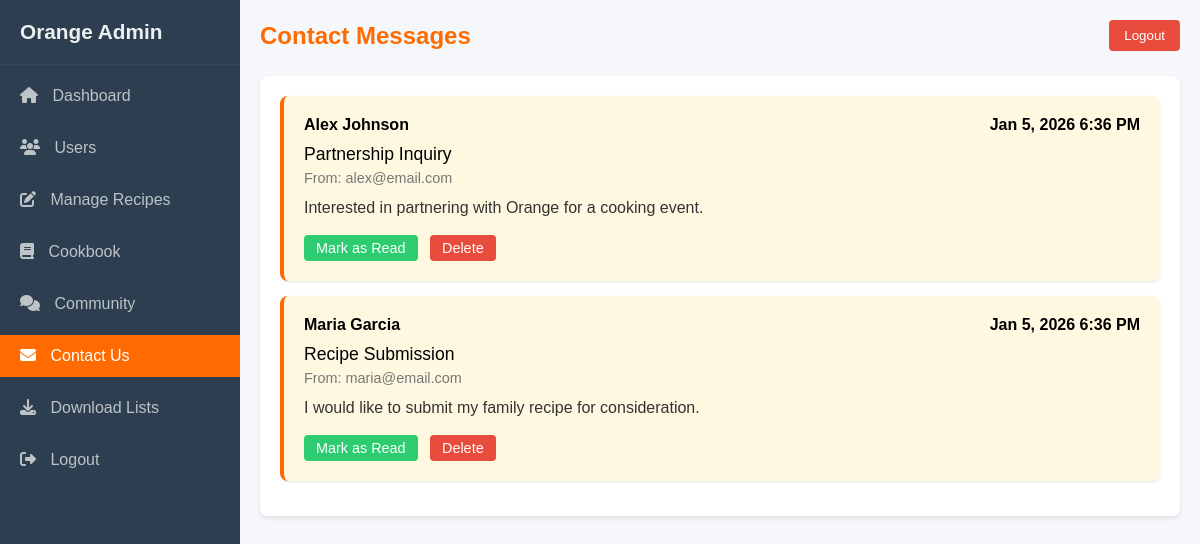
The app's page /admin/contact-messages.php (signed in), older data.
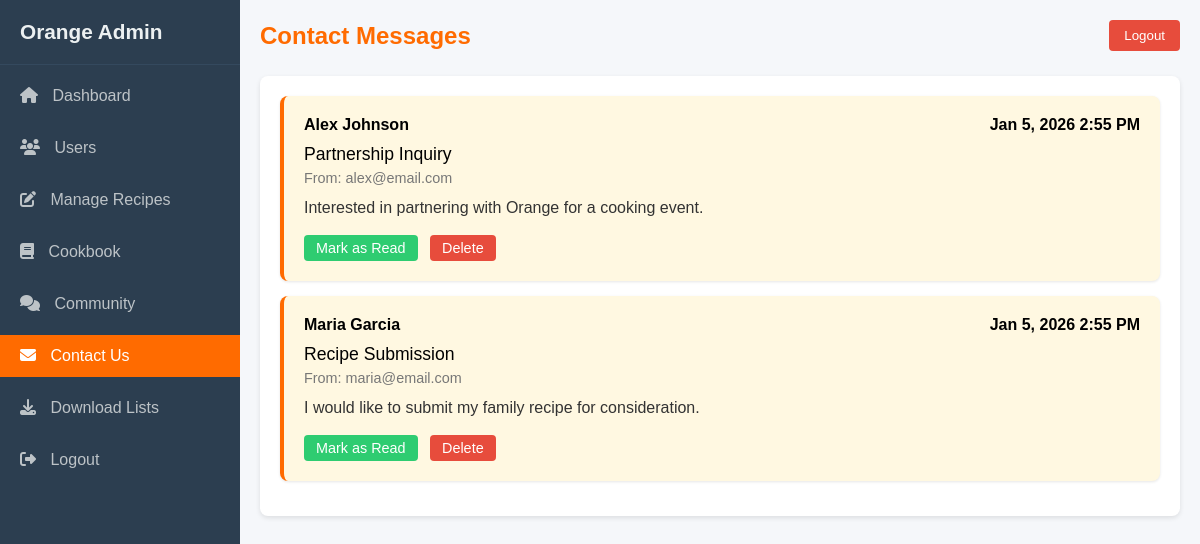
The same page, newer data.
### tables this page shows
CREATE TABLE `contact_messages` (
  `id` int(11) NOT NULL,
  `name` varchar(100) NOT NULL,
  `email` varchar(100) NOT NULL,
  `subject` varchar(200) NOT NULL,
  `message` text NOT NULL,
  `is_read` tinyint(1) DEFAULT 0,
  `created_at` timestamp NOT NULL DEFAULT current_timestamp()
);

### admin/contact-messages.php (the view, shortened to what this page needs)
<?php
include 'auth.php';
$pageTitle = 'Contact Messages';
$messages = $db->query("SELECT * FROM contact_messages ORDER BY is_read ASC, created_at DESC")->fetchAll();
?>
<!DOCTYPE html>
<html lang="en">
<head>
    <link rel="stylesheet" href="https://cdnjs.cloudflare.com/ajax/libs/font-awesome/6.5.0/css/all.min.css">
</head>
<body>
<div class="sidebar" id="sidebar">
    <div class="sidebar-header">Orange Admin</div>
    <ul class="nav-links">
        <li><a href="index.php"><i class="fas fa-home"></i> Dashboard</a></li>
        <li><a href="users.php"><i class="fas fa-users"></i> Users</a></li>
        <li><a href="manage-recipes.php"><i class="fas fa-edit"></i> Manage Recipes</a></li>
        <li><a href="cookbook.php"><i class="fas fa-book"></i> Cookbook</a></li>
        <li><a href="community.php"><i class="fas fa-comments"></i> Community</a></li>
        <li><a href="contact-messages.php"><i class="fas fa-envelope"></i> Contact Us</a></li>
        <li><a href="download-list.php"><i class="fas fa-download"></i> Download Lists</a></li>
        <li><a href="../logout.php"><i class="fas fa-sign-out-alt"></i> Logout</a></li>
    </ul>
</div>
<div class="main-content">
    <div class="header">
        <h1><?= htmlspecialchars($pageTitle) ?></h1>
        <form method="POST" action="../logout.php">
            <button type="submit" class="logout-btn">Logout</button>
        </form>
    </div>
    <div class="page-content">
        <?php if (empty($messages)): ?>
            <p>No messages yet.</p>
        <?php else: ?>
            <?php foreach ($messages as $m): ?>
                <div class="message-card <?= $m['is_read'] ? '' : 'unread' ?>">
                    <div class="message-header">
                        <span><?= htmlspecialchars($m['name']) ?></span>
                        <span><?= date('M j, Y g:i A', strtotime($m['created_at'])) ?></span>
                    </div>
                    <div class="message-subject"><?= htmlspecialchars($m['subject']) ?></div>
                    <div class="message-meta">From: <?= htmlspecialchars($m['email']) ?></div>
                    <div class="message-body"><?= nl2br(htmlspecialchars($m['message'])) ?></div>
                    <div class="message-actions">
                        <?php if (!$m['is_read']): ?>
                            <a href="?mark_read=<?= $m['id'] ?>" class="btn btn-read">Mark as Read</a>
                        <?php endif; ?>
                        <a href="?delete=<?= $m['id'] ?>" class="btn btn-delete" onclick="return confirm('Delete this message?')">Delete</a>
                    </div>
                </div>
            <?php endforeach; ?>
        <?php endif; ?>
    </div>
</div>
</body>
</html>

Row changes from the older to the newer data that the page shows:
changed contact_messages "Partnership Inquiry": created_at "Jan 5, 2026 6:36 PM" → "Jan 5, 2026 2:55 PM"
changed contact_messages "Recipe Submission": created_at "Jan 5, 2026 6:36 PM" → "Jan 5, 2026 2:55 PM"
